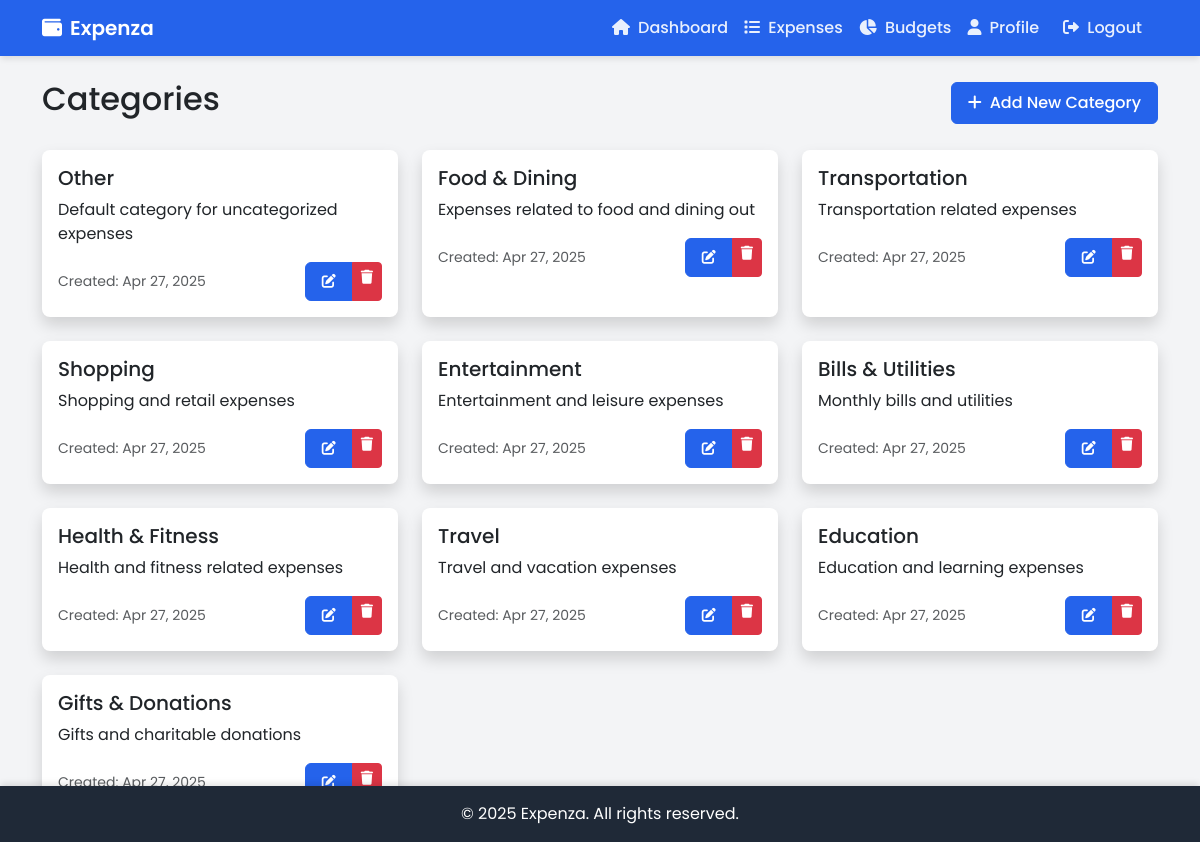
/categories/ (signed in), run on the app's committed database.
### expenses/models.py (models this page shows, shortened)
class Category(models.Model):
    name = models.CharField(max_length=100)
    description = models.TextField(blank=True)
    user = models.ForeignKey(User, on_delete=models.CASCADE, related_name='categories')
    created_at = models.DateTimeField(auto_now_add=True)
    updated_at = models.DateTimeField(auto_now=True)
    class Meta:
        verbose_name_plural = 'Categories'
        unique_together = ('name', 'user')

### expenses/views.py (the view)
# urls.py: path('categories/', views.category_list, name='category_list'),
@login_required
def category_list(request):
    categories = Category.objects.filter(user=request.user)
    return render(request, 'expenses/category_list.html', {'categories': categories})

### templates/expenses/category_list.html (shortened to what this page needs)
{% extends 'base.html' %}
{% block content %}
<div class="d-flex justify-content-between align-items-center mb-4">
    <h2>Categories</h2>
    <a href="{% url 'category_create' %}" class="btn btn-primary">
        <i class="fas fa-plus me-2"></i>Add New Category
    </a>
</div>
<div class="row">
    {% for category in categories %}
    <div class="col-md-4 mb-4">
        <div class="card shadow h-100">
            <div class="card-body">
                <h5 class="card-title">{{ category.name }}</h5>
                <p class="card-text">{{ category.description|default:"No description" }}</p>
                <div class="d-flex justify-content-between align-items-center">
                    <small class="text-muted">
                        Created: {{ category.created_at|date:"M d, Y" }}
                    </small>
                    <div class="btn-group" role="group">
                        <a href="{% url 'category_update' category.pk %}" class="btn btn-sm btn-primary">
                            <i class="fas fa-edit"></i>
                        </a>
                        <a href="{% url 'category_delete' category.pk %}" class="btn btn-sm btn-danger">
                            <i class="fas fa-trash"></i>
                        </a>
                    </div>
                </div>
            </div>
        </div>
    </div>
    {% empty %}
    <div class="col-12">
        <div class="alert alert-info">
            <i class="fas fa-info-circle me-2"></i>No categories found. Create your first category to start tracking expenses!
        </div>
    </div>
    {% endfor %}
</div>
{% endblock %}

### templates/base.html (style rules this page uses)
:root { --primary-color: #2563eb; --secondary-color: #10b981; --dark-color: #1f2937; --light-color: #f3f4f6; }
body { background-color: var(--light-color); font-family: 'Poppins', sans-serif; }
.card { border: none; border-radius: 0.5rem; box-shadow: 0 4px 6px -1px rgba(0, 0, 0, 0.1); transition: transform 0.3s ease; }
.btn-primary { background-color: var(--primary-color); border-color: var(--primary-color); font-weight: 500; padding: 0.5rem 1rem; border-radius: 0.375rem; }

### data on the page
Category: name "Other", description "Default category for uncategorized expenses", created_at "Apr 27, 2025"
Category: name "Food & Dining", description "Expenses related to food and dining out", created_at "Apr 27, 2025"
Category: name "Transportation", description "Transportation related expenses", created_at "Apr 27, 2025"
Category: name "Shopping", description "Shopping and retail expenses", created_at "Apr 27, 2025"
Category: name "Entertainment", description "Entertainment and leisure expenses", created_at "Apr 27, 2025"
Category: name "Bills & Utilities", description "Monthly bills and utilities", created_at "Apr 27, 2025"
Category: name "Health & Fitness", description "Health and fitness related expenses", created_at "Apr 27, 2025"
Category: name "Travel", description "Travel and vacation expenses", created_at "Apr 27, 2025"
Category: name "Education", description "Education and learning expenses", created_at "Apr 27, 2025"
Category: name "Gifts & Donations", description "Gifts and charitable donations", created_at "Apr 27, 2025"
